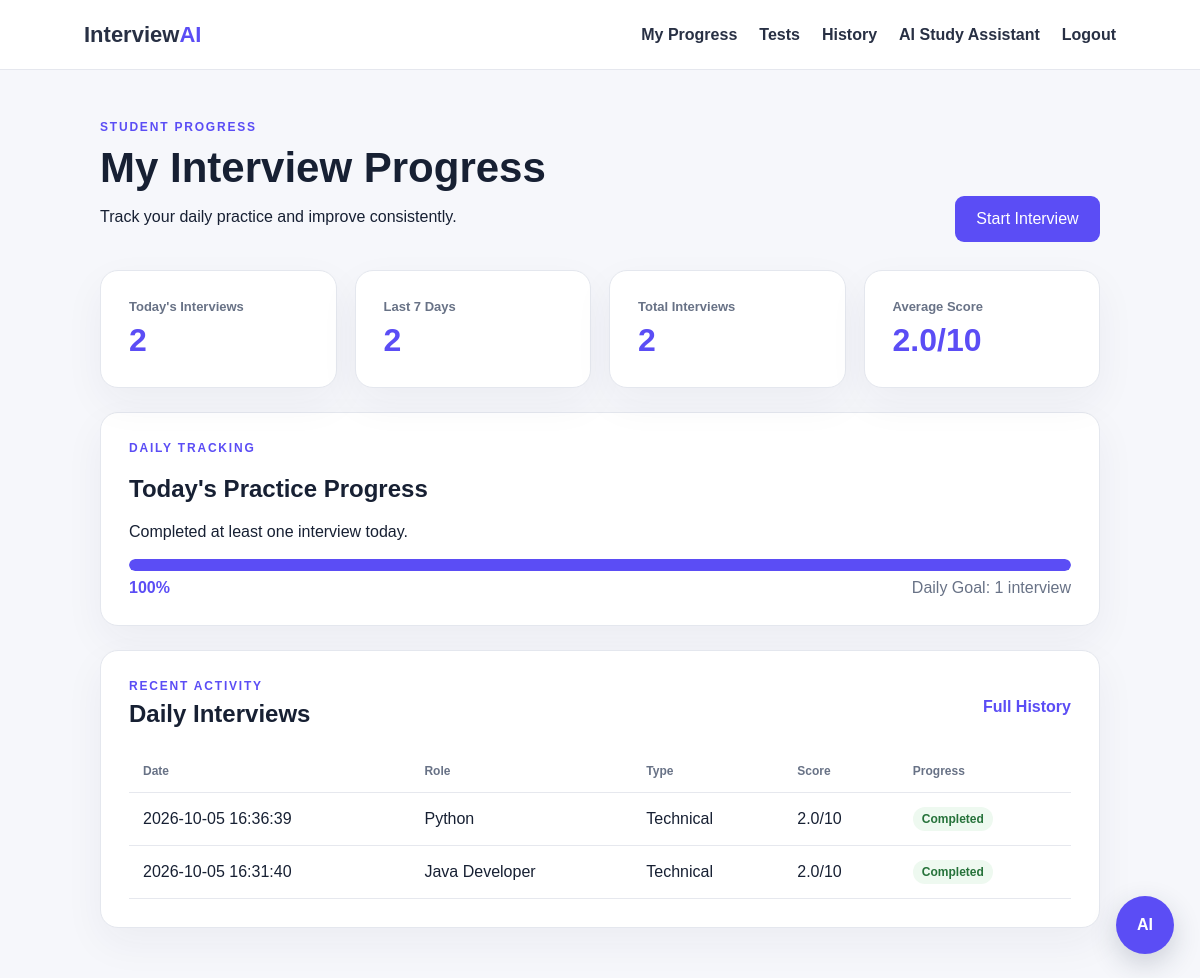
/dashboard (signed in), run on the app's committed database.
### tables this page shows
CREATE TABLE interviews(
            id INTEGER PRIMARY KEY AUTOINCREMENT, user_id INTEGER,
            job_role TEXT, experience TEXT, difficulty TEXT,
            interview_type TEXT, score REAL, test_id INTEGER, created_at TIMESTAMP DEFAULT CURRENT_TIMESTAMP);

### app.py (the view)
@app.route("/dashboard")
def student_dashboard():
    if "user_id" not in session:
        return redirect(url_for("login"))
    if session.get("role") == "admin":
        return redirect(url_for("admin_dashboard"))
    with db() as c:
        today = c.execute("SELECT COUNT(*) FROM interviews WHERE user_id=? AND date(created_at)=date('now','localtime')", (session["user_id"],)).fetchone()[0]
        week = c.execute("SELECT COUNT(*) FROM interviews WHERE user_id=? AND created_at>=datetime('now','-7 days','localtime')", (session["user_id"],)).fetchone()[0]
        total = c.execute("SELECT COUNT(*) FROM interviews WHERE user_id=?", (session["user_id"],)).fetchone()[0]
        avg = c.execute("SELECT COALESCE(ROUND(AVG(score),1),0) FROM interviews WHERE user_id=?", (session["user_id"],)).fetchone()[0]
        recent = c.execute("SELECT * FROM interviews WHERE user_id=? ORDER BY id DESC LIMIT 10", (session["user_id"],)).fetchall()
    progress = min(100, int(today * 100))
    return render_template("student_dashboard.html", today=today, week=week, total=total, avg=avg, progress=progress, recent=recent)

### app.py (called while the page is built)
def db():
    os.makedirs(DB_DIR, exist_ok=True)
    conn = sqlite3.connect(DB)
    conn.row_factory = sqlite3.Row
    return conn

### templates/student_dashboard.html
{% extends "base.html" %}{% block content %}
<main class="dashboard"><div class="dashboard-head"><div><div class="tag">STUDENT PROGRESS</div><h1>My Interview Progress</h1><p>Track your daily practice and improve consistently.</p></div><a class="button small-button" href="/">Start Interview</a></div>
<section class="stats-grid"><div class="card stat"><span>Today's Interviews</span><strong>{{today}}</strong></div><div class="card stat"><span>Last 7 Days</span><strong>{{week}}</strong></div><div class="card stat"><span>Total Interviews</span><strong>{{total}}</strong></div><div class="card stat"><span>Average Score</span><strong>{{"%.1f"|format(avg)}}/10</strong></div></section>
<section class="card progress-card"><div class="tag">DAILY TRACKING</div><h2>Today's Practice Progress</h2><p>{{"Completed at least one interview today." if progress else "Start an interview today to begin your daily progress."}}</p><div class="big-progress"><i style="width:{{progress}}%"></i></div><div class="progress-label"><b>{{progress}}%</b><span>Daily Goal: 1 interview</span></div></section>
<section class="card table"><div class="section-title"><div><div class="tag">RECENT ACTIVITY</div><h2>Daily Interviews</h2></div><a href="/history">Full History</a></div><table><tr><th>Date</th><th>Role</th><th>Type</th><th>Score</th><th>Progress</th></tr>{% for r in recent %}<tr><td>{{r.created_at}}</td><td>{{r.job_role}}</td><td>{{r.interview_type}}</td><td>{{"%.1f"|format(r.score)}}/10</td><td><span class="status-pill">Completed</span></td></tr>{% else %}<tr><td colspan="5">No interviews completed yet.</td></tr>{% endfor %}</table></section></main>{% endblock %}

### static/style.css (style rules this page uses)
* { box-sizing:border-box }
body { margin:0;background:#f6f7fb;color:#172033;font-family:Arial,Helvetica,sans-serif }
.navbtn,.button,button { background:#5b4df5!important;color:white!important;border-radius:9px!important }
.tag { font-size:12px;letter-spacing:.15em;font-weight:800;color:#5b4df5 }
.card { background:#fff;border:1px solid #e4e7ee;border-radius:18px;padding:28px;box-shadow:0 15px 40px #25304b0d }
.interview,.dashboard,.result { max-width:1050px;margin:50px auto;padding:0 25px }
.interview h1,.dashboard h1,.result h1 { font-size:42px;margin:10px 0 }
.button { display:block;text-align:center;padding:14px;text-decoration:none }
.table { overflow:auto }
table { width:100%;border-collapse:collapse }
th,td { text-align:left;padding:14px;border-bottom:1px solid #e6e8ee }
th { font-size:12px;color:#687286 }
.dashboard-head { display:flex;justify-content:space-between;align-items:end;gap:25px;margin-bottom:28px }
.small-button { display:inline-block;width:auto;min-width:145px }
.stats-grid { display:grid;grid-template-columns:repeat(4,1fr);gap:18px;margin-bottom:24px }
.stat span { display:block;color:#687286;font-size:13px;font-weight:700 }
.stat strong { display:block;font-size:32px;color:#5b4df5;margin-top:8px }
.section-title { display:flex;justify-content:space-between;align-items:center;margin-bottom:15px }
.section-title h2 { margin:7px 0 }
.section-title a { color:#5b4df5;font-weight:800;text-decoration:none }
.mini-progress i,.big-progress i { display:block;height:100%;background:#5b4df5;border-radius:8px }
.progress-card { margin-bottom:24px }
.big-progress { height:12px;background:#edf0f6;border-radius:8px;overflow:hidden;margin:18px 0 8px }
.progress-label { display:flex;justify-content:space-between;color:#687286 }
.progress-label b { color:#5b4df5 }
.status-pill { display:inline-block;padding:5px 9px;border-radius:20px;background:#eef9f0;color:#26723a;font-size:12px;font-weight:800 }

### data on the page
interviews: created_at "2026-10-05 16:36:39", job_role "Python", interview_type "Technical", score "2.0"
interviews: created_at "2026-10-05 16:31:40", job_role "Java Developer", interview_type "Technical", score "2.0"

### other printed values
{{ today }} "2"
{{ week }} "2"
{{ total }} "2"
{{ "%.1f"|format(avg) }} "2.0"
{{ progress }} "100"
